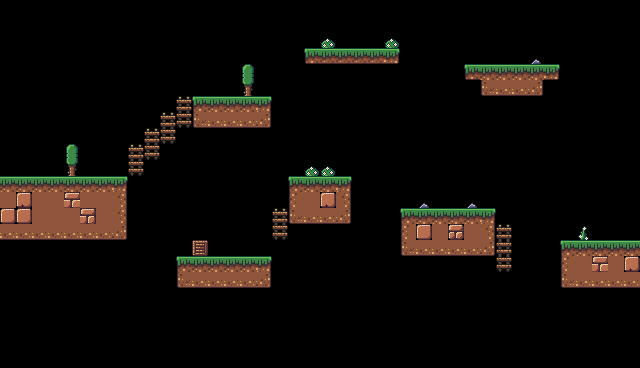

A 2D game scene composited from a Tiled map and its tileset images. What follows is a short description and the map's XML, with every tile layer's data as written:
An orthogonal 40x23 tile map with 16x16 px tiles, 1 tile layer (Livello tile 1), 2 tilesets and 11 objects.

<map version="1.10" tiledversion="1.12.1" orientation="orthogonal" renderorder="right-down" width="40" height="23" tilewidth="16" tileheight="16" infinite="0" nextlayerid="4" nextobjectid="12">
 <tileset firstgid="1" source="nature-paltformer-tileset-16x16.tsx" />
 <tileset firstgid="78" source="moneta.tsx" />
 <layer id="1" name="Livello tile 1" width="40" height="23">
  <data encoding="csv">
0,0,0,0,0,0,0,0,0,0,0,0,0,0,0,0,0,0,0,0,0,0,0,0,0,0,0,0,0,0,0,0,0,0,0,0,0,0,0,0,
0,0,0,0,0,0,0,0,0,0,0,0,0,0,0,0,0,0,0,0,0,0,0,0,0,0,0,0,0,0,0,0,0,0,0,0,0,0,0,0,
0,0,0,0,0,0,0,0,0,0,0,0,0,0,0,0,0,0,0,0,49,0,0,0,49,0,0,0,0,0,0,0,0,0,0,0,0,0,0,0,
0,0,0,0,0,0,0,0,0,0,0,0,0,0,0,0,0,0,0,4,5,5,5,5,6,0,0,0,0,0,0,0,0,47,0,0,0,0,0,0,
0,0,0,0,0,0,0,0,0,0,0,0,0,0,0,24,0,0,0,0,0,0,0,0,0,0,0,0,0,4,2,2,2,2,6,0,0,0,0,0,
0,0,0,0,0,0,0,0,0,0,0,0,0,0,0,38,0,0,0,0,0,0,0,0,0,0,0,0,0,0,15,16,16,17,0,0,0,0,0,0,
0,0,0,0,0,0,0,0,0,0,0,22,1,2,2,2,3,0,0,0,0,0,0,0,0,0,0,0,0,0,0,0,0,0,0,0,0,0,0,0,
0,0,0,0,0,0,0,0,0,0,22,36,15,16,16,16,17,0,0,0,0,0,0,0,0,0,0,0,0,0,0,0,0,0,0,0,0,0,0,0,
0,0,0,0,0,0,0,0,0,22,36,0,0,0,0,0,0,0,0,0,0,0,0,0,0,0,0,0,0,0,0,0,0,0,0,0,0,0,0,0,
0,0,0,0,24,0,0,0,22,36,0,0,0,0,0,0,0,0,0,0,0,0,0,0,0,0,0,0,0,0,0,0,0,0,0,0,0,0,0,0,
0,0,0,0,38,0,0,0,36,0,0,0,0,0,0,0,0,0,0,49,49,0,0,0,0,0,0,0,0,0,0,0,0,0,0,0,0,0,0,0,
2,2,2,2,2,2,2,3,0,0,0,0,0,0,0,0,0,0,1,2,2,3,0,0,0,0,0,0,0,0,0,0,0,0,0,0,0,0,0,0,
9,35,9,9,26,9,9,10,0,0,0,0,0,0,0,0,0,0,8,9,35,10,0,0,0,0,47,0,0,47,0,0,0,0,0,0,0,0,0,0,
42,42,9,9,9,27,9,10,0,0,0,0,0,0,0,0,0,22,15,16,16,17,0,0,0,1,2,2,2,2,3,0,0,0,0,0,0,0,0,0,
16,16,16,16,16,16,16,17,0,0,0,0,0,0,0,0,0,36,0,0,0,0,0,0,0,8,42,9,28,9,10,22,0,0,0,0,46,0,0,0,
0,0,0,0,0,0,0,0,0,0,0,0,50,0,0,0,0,0,0,0,0,0,0,0,0,15,16,16,16,16,17,29,0,0,0,1,2,2,2,2,
0,0,0,0,0,0,0,0,0,0,0,1,2,2,2,2,3,0,0,0,0,0,0,0,0,0,0,0,0,0,0,36,0,0,0,8,9,19,9,35,
0,0,0,0,0,0,0,0,0,0,0,15,16,16,16,16,17,0,0,0,0,0,0,0,0,0,0,0,0,0,0,0,0,0,0,15,16,16,16,16,
0,0,0,0,0,0,0,0,0,0,0,0,0,0,0,0,0,0,0,0,0,0,0,0,0,0,0,0,0,0,0,0,0,0,0,0,0,0,0,0,
0,0,0,0,0,0,0,0,0,0,0,0,0,0,0,0,0,0,0,0,0,0,0,0,0,0,0,0,0,0,0,0,0,0,0,0,0,0,0,0,
0,0,0,0,0,0,0,0,0,0,0,0,0,0,0,0,0,0,0,0,0,0,0,0,0,0,0,0,0,0,0,0,0,0,0,0,0,0,0,0,
0,0,0,0,0,0,0,0,0,0,0,0,0,0,0,0,0,0,0,0,0,0,0,0,0,0,0,0,0,0,0,0,0,0,0,0,0,0,0,0,
0,0,0,0,0,0,0,0,0,0,0,0,0,0,0,0,0,0,0,0,0,0,0,0,0,0,0,0,0,0,0,0,0,0,0,0,0,0,0,0
</data>
 </layer>
 <objectgroup id="3" name="Monete">
  <object id="1" gid="78" x="79.4022" y="168.074" width="16" height="16" />
  <object id="2" gid="78" x="239.476" y="55.6293" width="16" height="16" />
  <object id="3" gid="78" x="351.429" y="39.4255" width="16" height="16" />
  <object id="4" gid="78" x="480.077" y="54.6472" width="16" height="16" />
  <object id="5" gid="78" x="512.485" y="55.6293" width="16" height="16" />
  <object id="6" gid="78" x="543.419" y="56.6113" width="16" height="16" />
  <object id="7" gid="78" x="223.272" y="248.602" width="16" height="16" />
  <object id="8" gid="78" x="336.207" y="167.583" width="16" height="16" />
  <object id="9" gid="78" x="400.041" y="199.99" width="16" height="16" />
  <object id="10" gid="78" x="496.281" y="215.703" width="16" height="16" />
  <object id="11" gid="78" x="607.743" y="233.38" width="16" height="16" />
 </objectgroup>
</map>
